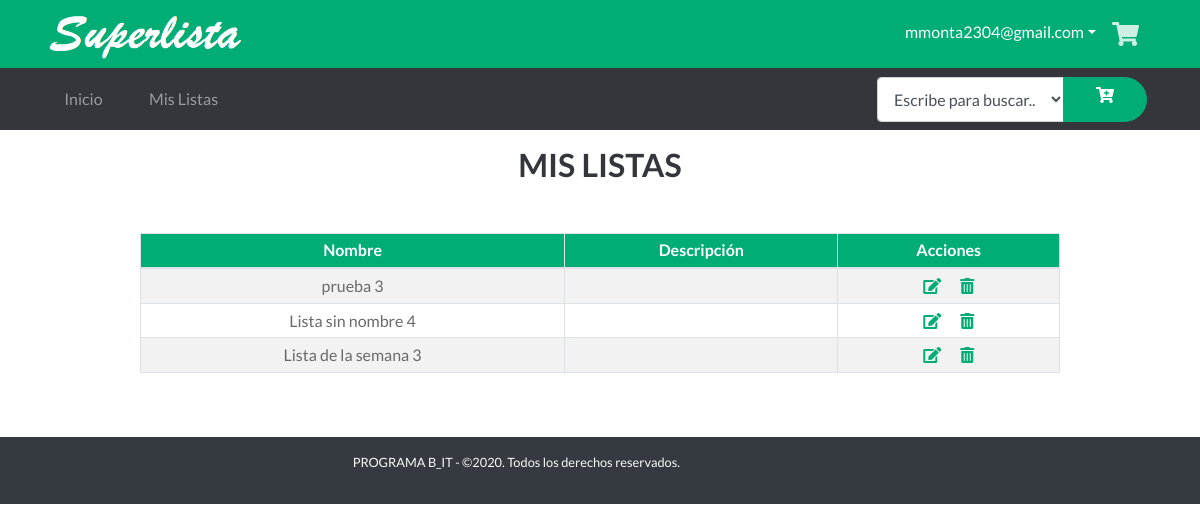
The app's page /MisListas (signed in) with its own data.
### tables this page shows
CREATE TABLE "Listas" (
	"Id"	INTEGER NOT NULL PRIMARY KEY AUTOINCREMENT UNIQUE,
	"UsuarioId"	INTEGER NOT NULL,
	"Nombre"	TEXT,
	"Descripcion"	TEXT,
	FOREIGN KEY("UsuarioId") REFERENCES "Usuarios"("Id")
);

### app.py (the view)
@app.route('/MisListas')  # Ruta Mis Listas
def MisListas():
    if 'nombre' in session:
        id = session['id']
        db = get_db()
        cur = db.cursor()
        find_lists = (
            "SELECT Id, Nombre, Descripcion FROM Listas WHERE UsuarioId = ?")
        cur.execute(find_lists, [(id)])
        resultado = [dict(Id=row[0], Nombre=row[1], Descripcion=row[2])
                     for row in cur.fetchall()]
        db.close()
        return render_template('mis_listas.html', listas=resultado)
    else:
        return redirect("/")

### app.py (called while the page is built)
def get_db():
    db = getattr(g, '_database', None)
    if db is None:
        db = g._database = sqlite3.connect('database1.db')
    return db

@app.teardown_appcontext
def close_connection(exception):
    db = getattr(g, '_database', None)
    if db is not None:
        db.close()

### templates/mis_listas.html
{% extends "layout_logged_in.html" %}
{% block content %}
<section id="mislistas">
    <header class="py-3 text-secondary text-center position-relative">
        <h2 class="display-6 font-weight-bold">MIS LISTAS</h2>
    </header>
    <br>
    <div class="container">
        <div class="row justify-content-center">
            <div class="col-sm-10 text-center">
                <table class="table table-bordered table-striped table-sm">
                    <thead class="table bg-primary text-white ">
                      <tr>
                        <th scope="col">Nombre</th>
                        <th scope="col">Descripción</th>
                        <th scope="col">Acciones</th>
                      </tr>
                    </thead>
                    <tbody>
                      {% for lista in listas %}
                        <tr>
                            <td>{{ lista.Nombre }}</td>
                            <td>{{ lista.Descripcion }}</td>
                            <td>
                                <a href="/EditarLista/{{lista.Id}}"><i class="fas fa-edit text-primary fa-1x px-2"></i></a>
                                <a href="/DeleteLista/{{lista.Id}}"><i class="fas fa-trash-alt text-primary fa-1x px-2"></i></a>
                            </td>
                        </tr>
                      {% endfor %}
                    </tbody>
                </table>
            </div>
        </div>
    </div>
</section>
{% endblock %}

### static/css/all.css (style rules this page uses)
.fa, .fas, .far, .fal, .fab { -moz-osx-font-smoothing: grayscale; -webkit-font-smoothing: antialiased; display: inline-block; font-style: normal; font-variant: normal; text-rendering: auto; line-height: 1; }
.fa-1x { font-size: 1em; }
.fa-edit:before { content: "\f044"; }
.fa-trash-alt:before { content: "\f2ed"; }
.fa, .fas { font-family: 'Font Awesome 5 Free'; font-weight: 900; }

### static/css/estilos.css (style rules this page uses)
html { font-size: 13px; }
body { font-family: 'Lato', sans-serif; color: #696969; }
.bg-primary { background-color: #00ad75 !important; }
.text-primary { color: #00ad75 !important; }
.text-secondary { color: #35363c !important; }
@media (min-width: 990px) { html { font-size: 16px; } }

### records on screen
Listas: Nombre "prueba 3"
Listas: Nombre "Lista sin nombre 4"
Listas: Nombre "Lista de la semana 3"

### other values on screen
{{ session['correo'] }} "mmonta2304@gmail.com"
